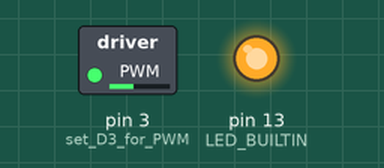
The sketch below on a simulated Arduino Uno, built with avr-gcc and run on an emulated ATmega328P. Shown: switched loads named in the sketch (green lamp = pin HIGH), output pins drawn as LEDs (lit = HIGH).

Above: at 0.05 s.
At 2.95 s:
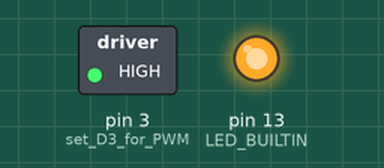
At 8.95 s:
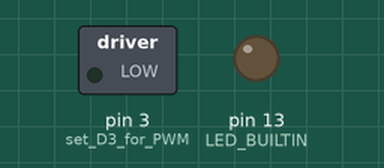
Timing chart, 0 to 11.7 s (numbered marks = the images above):
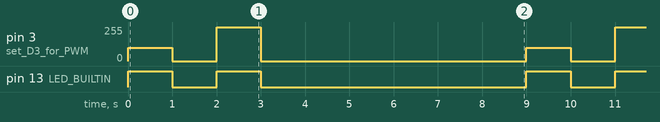

The sketch:

a10-arduino-transistor.ino
```cpp
/*
 *   a09-arduino-transistor.ino
 *
 *
 * Transistors can protect the board from higher voltages and currents
 * while still allowing the board to control a higher power circuit.
 *
 * Trick for connecting your board and 6V circuit to the transitor to PNP or NPN transistors
 * Connect the first letter last.
 * The middle letter tells you the board connection. If N connect ground, if P connect digital or analog output D3
 * The last letter tells you both the 6V circuit and the board connection, P for positive, N for negative
 *
 * Examples
 * P --> 6 Volt negative connection
 * N --> board GND
 * P --> 6V Positive connection and board positive from digital or analog output pin A4
 *
 * N --> 6 volt positive connection
 * P --> board positive from digital or analog output pin A4
 * N --> 6 volt negative connection and board GND
 *
 * see image at https://github.com/hpssjellis/arduino-high-school-robotics-course/blob/master/a10-transistor/pnp-npn.png
 *
 *
 *
 *  By Jeremy Ellis twitter @rocksetta
 *  Webpage http://rocksetta.com
 *  Arduino High School Robotics Course at
 *  https://github.com/hpssjellis/arduino-high-school-robotics-course
 *
 *  Update Feb 7th, 2020
 *
 *
 * Note: Check your board for the PWM pins.
 * On the Nano 33 IOT the PWM pins are: D3, D5, D6, D9, D10
 * For the Nano 33 BLE not sure if all digital pins can do PWM or just the above ones.
 * The Portenta H7 has 10 PWM pins not yet sure which ones.
 *
 */


#include <Arduino.h>  // only needed for https://platformio.org/


void setup() {
   pinMode(3, OUTPUT);  // set D3 for PWM
   pinMode(LED_BUILTIN, OUTPUT);
}

void loop() {
    analogWrite(3, 100);   // Note: motors might hav a minimum of 100
    digitalWrite(LED_BUILTIN,1); // LED on
    delay(1000);

    analogWrite(3, 0);
    digitalWrite(LED_BUILTIN,0);  // LED off
    delay(1000);

    analogWrite(3, 255); // PWM Max  = 255
    digitalWrite(LED_BUILTIN,1);
    delay(1000);


    analogWrite(3, 0);
    digitalWrite(LED_BUILTIN,0);
    delay(6000);     // longer delay

}
```

Measured:
- by itself, pin 3 (set_D3_for_PWM): repeats every 9.0 s: 0/255 1.0 s, 255/255 1.0 s, 0/255 6.0 s, 100/255 1.0 s
- by itself, pin 13 (LED_BUILTIN): repeats every 9.0 s: LOW 1.0 s, HIGH 1.0 s, LOW 6.0 s, HIGH 1.0 s
